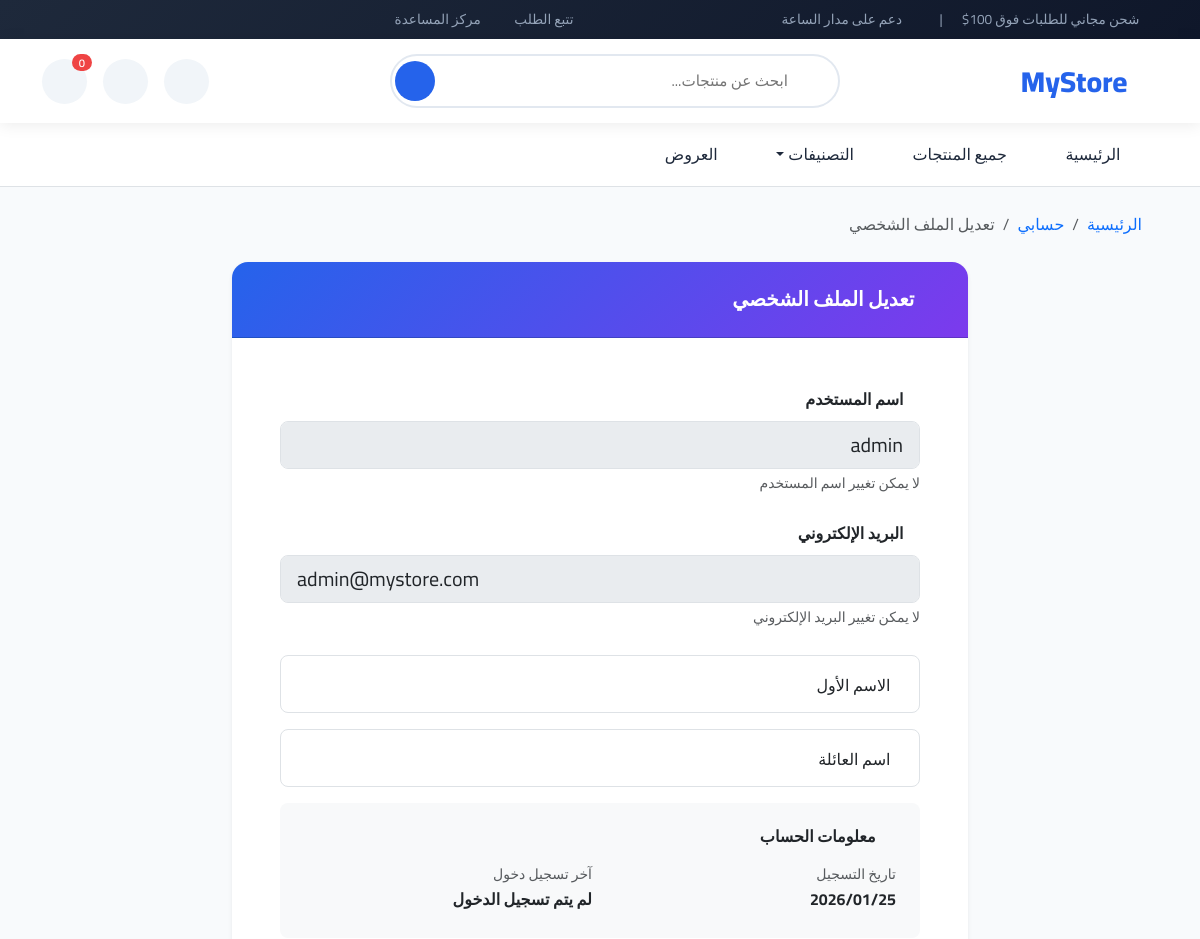
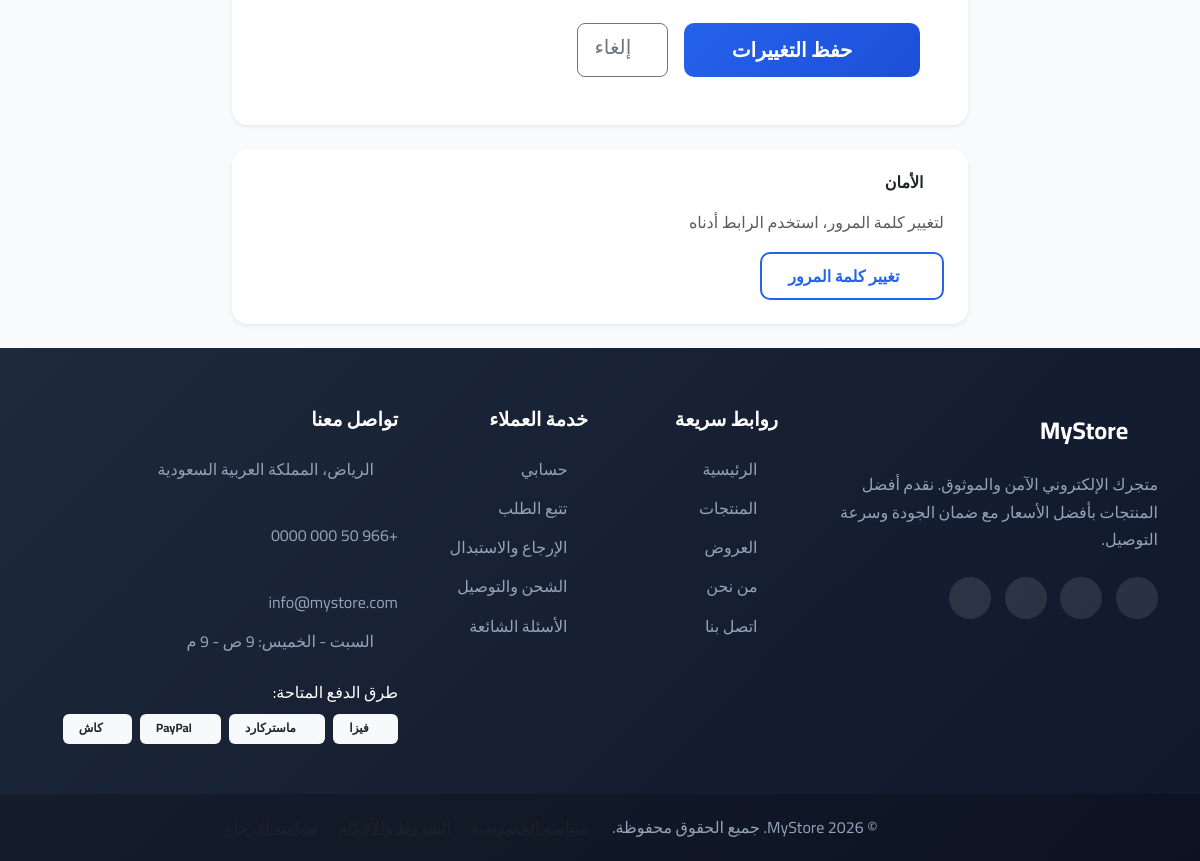
The page /accounts/profile/edit/ (signed in) on the database its author committed (2 pictures, top to bottom).
### accounts/models.py (models this page shows, shortened)
class CustomUser(AbstractUser):
    id = models.UUIDField(primary_key=True, default=uuid.uuid4, editable=False)
    email = models.EmailField(unique=True)
    phone_regex = RegexValidator(
        regex=r'^\+?1?\d{9,15}$',
        message="رقم الهاتف يجب أن يكون بالصيغة: '+999999999'. حتى 15 رقم مسموح."
    )
    phone = models.CharField(validators=[phone_regex], max_length=17, blank=True)
    email_verified = models.BooleanField(default=False)
    email_verification_token = models.CharField(max_length=64, blank=True)
    email_verification_sent_at = models.DateTimeField(null=True, blank=True)
    two_factor_enabled = models.BooleanField(default=False)
    two_factor_secret = models.CharField(max_length=32, blank=True)
    failed_login_attempts = models.PositiveSmallIntegerField(default=0)
    lockout_until = models.DateTimeField(null=True, blank=True)
    password_changed_at = models.DateTimeField(null=True, blank=True)
    last_login_ip = models.GenericIPAddressField(null=True, blank=True)
    created_at = models.DateTimeField(auto_now_add=True)
    updated_at = models.DateTimeField(auto_now=True)
    USERNAME_FIELD = 'email'
    REQUIRED_FIELDS = ['username']
    class Meta:
        verbose_name = 'User'
        verbose_name_plural = 'Users'

### accounts/views.py (the view)
# urls.py: path('profile/edit/', views.edit_profile_view, name='edit_profile'),
@login_required
@csrf_protect
@require_http_methods(["GET", "POST"])
def edit_profile_view(request):
    if request.method == 'POST':
        form = ProfileUpdateForm(request.POST, instance=request.user)
        if form.is_valid():
            form.save()
            log_activity(request.user, 'profile_update', request)
            messages.success(request, 'تم تحديث الملف الشخصي')
            return redirect('accounts:profile')
    else:
        form = ProfileUpdateForm(instance=request.user)
    return render(request, 'accounts/edit_profile.html', {'form': form})

### accounts/forms.py
class ProfileUpdateForm(forms.ModelForm):
    first_name = SecureCharField(max_length=30, required=False)
    last_name = SecureCharField(max_length=30, required=False)
    phone = forms.CharField(
        max_length=17,
        required=False,
        validators=[
            RegexValidator(
                regex=r'^\+?1?\d{9,15}$',
                message="رقم الهاتف يجب أن يكون بالصيغة: '+999999999'"
            )
        ]
    )
    class Meta:
        model = User
        fields = ('first_name', 'last_name', 'phone')

### templates/accounts/edit_profile.html (shortened to what this page needs)
{% extends 'base.html' %}
{% block content %}
<div class="container">
    <nav aria-label="breadcrumb" class="mb-4">
        <ol class="breadcrumb">
            <li class="breadcrumb-item"><a href="{% url 'products:home' %}" class="text-decoration-none"><i class="bi bi-house"></i> الرئيسية</a></li>
            <li class="breadcrumb-item"><a href="{% url 'accounts:profile' %}" class="text-decoration-none">حسابي</a></li>
            <li class="breadcrumb-item active">تعديل الملف الشخصي</li>
        </ol>
    </nav>
    <div class="row justify-content-center">
        <div class="col-lg-8">
            <div class="card border-0 shadow-sm profile-edit-card">
                <div class="card-header text-white">
                    <h5 class="mb-0 fw-bold">
                        <i class="bi bi-person-gear me-2"></i>تعديل الملف الشخصي
                    </h5>
                </div>
                <div class="card-body p-4 p-md-5">
                    <form method="post">
                        <div class="mb-4">
                            <label class="form-label fw-semibold">
                                <i class="bi bi-at text-primary me-1"></i>اسم المستخدم
                            </label>
                            <input type="text" class="form-control form-control-lg" value="{{ user.username }}" disabled readonly>
                            <small class="text-muted">لا يمكن تغيير اسم المستخدم</small>
                        </div>
                        <div class="mb-4">
                            <label class="form-label fw-semibold">
                                <i class="bi bi-envelope text-primary me-1"></i>البريد الإلكتروني
                            </label>
                            <input type="email" class="form-control form-control-lg" value="{{ user.email }}" disabled readonly>
                            <small class="text-muted">لا يمكن تغيير البريد الإلكتروني</small>
                        </div>
                        <div class="form-floating mb-3">
                            <input type="text" name="first_name" class="form-control form-control-lg" id="first_name"
                                   placeholder="الاسم الأول" value="{{ form.first_name.value|default:'' }}" maxlength="30">
                            <label for="first_name">الاسم الأول</label>
                        </div>
                        <div class="form-floating mb-3">
                            <input type="text" name="last_name" class="form-control form-control-lg" id="last_name"
                                   placeholder="اسم العائلة" value="{{ form.last_name.value|default:'' }}" maxlength="30">
                            <label for="last_name">اسم العائلة</label>
                        </div>
                        <div class="bg-light rounded-3 p-4 mb-4">
                            <h6 class="fw-bold mb-3">
                                <i class="bi bi-info-circle text-primary me-2"></i>معلومات الحساب
                            </h6>
                            <div class="row g-3">
                                <div class="col-md-6">
                                    <small class="text-muted d-block">تاريخ التسجيل</small>
                                    <strong>{{ user.date_joined|date:"Y/m/d" }}</strong>
                                </div>
                                <div class="col-md-6">
                                    <small class="text-muted d-block">آخر تسجيل دخول</small>
                                    <strong>{{ user.last_login|date:"Y/m/d H:i"|default:"لم يتم تسجيل الدخول" }}</strong>
                                </div>
                            </div>
                        </div>
                        <div class="d-flex gap-3">
                            <button type="submit" class="btn btn-primary btn-lg px-5">
                                <i class="bi bi-check-lg me-1"></i>حفظ التغييرات
                            </button>
                            <a href="{% url 'accounts:profile' %}" class="btn btn-outline-secondary btn-lg">
                                <i class="bi bi-x me-1"></i>إلغاء
                            </a>
                        </div>
                    </form>
                </div>
            </div>
            <div class="card border-0 shadow-sm rounded-4 mt-4">
                <div class="card-body p-4">
                    <h6 class="fw-bold mb-3">
                        <i class="bi bi-shield-lock text-primary me-2"></i>الأمان
                    </h6>
                    <p class="text-muted mb-3">لتغيير كلمة المرور، استخدم الرابط أدناه</p>
                    <a href="{% url 'accounts:change_password' %}" class="btn btn-outline-primary">
                        <i class="bi bi-key me-1"></i>تغيير كلمة المرور
                    </a>
                </div>
            </div>
        </div>
    </div>
</div>
{% endblock %}

### rows shown on the page
CustomUser: username "admin", email "admin@mystore.com", date_joined "2026/01/25", last_login "لم يتم تسجيل الدخول"
